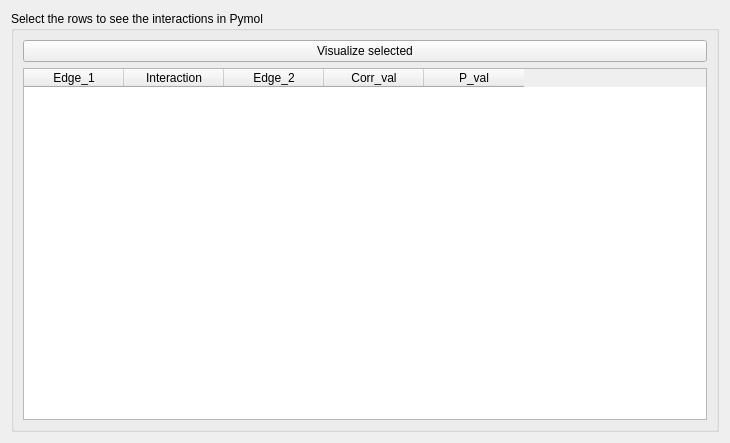
<?xml version="1.0" encoding="UTF-8"?>
<ui version="4.0">
 <class>Form</class>
 <widget class="QWidget" name="Form">
  <property name="geometry">
   <rect>
    <x>0</x>
    <y>0</y>
    <width>730</width>
    <height>443</height>
   </rect>
  </property>
  <property name="sizePolicy">
   <sizepolicy hsizetype="Minimum" vsizetype="Minimum">
    <horstretch>0</horstretch>
    <verstretch>0</verstretch>
   </sizepolicy>
  </property>
  <property name="minimumSize">
   <size>
    <width>730</width>
    <height>400</height>
   </size>
  </property>
  <property name="windowTitle">
   <string>Interaction based analysis</string>
  </property>
  <layout class="QVBoxLayout" name="verticalLayout">
   <property name="sizeConstraint">
    <enum>QLayout::SetDefaultConstraint</enum>
   </property>
   <item>
    <widget class="QGroupBox" name="groupBox">
     <property name="title">
      <string>Select the rows to see the interactions in Pymol</string>
     </property>
     <layout class="QVBoxLayout" name="verticalLayout_2">
      <item>
       <widget class="QPushButton" name="show_corr">
        <property name="sizePolicy">
         <sizepolicy hsizetype="Preferred" vsizetype="Fixed">
          <horstretch>0</horstretch>
          <verstretch>0</verstretch>
         </sizepolicy>
        </property>
        <property name="text">
         <string>Visualize selected</string>
        </property>
        <property name="autoDefault">
         <bool>false</bool>
        </property>
       </widget>
      </item>
      <item>
       <widget class="QTableWidget" name="corrTable">
        <property name="sizePolicy">
         <sizepolicy hsizetype="Minimum" vsizetype="Minimum">
          <horstretch>0</horstretch>
          <verstretch>0</verstretch>
         </sizepolicy>
        </property>
        <property name="styleSheet">
         <string notr="true">QTableWidget::item:selected{ background-color: rgb(137, 137, 235);
                                     color: white; }
                                 </string>
        </property>
        <property name="editTriggers">
         <set>QAbstractItemView::NoEditTriggers</set>
        </property>
        <property name="selectionBehavior">
         <enum>QAbstractItemView::SelectRows</enum>
        </property>
        <property name="showGrid">
         <bool>false</bool>
        </property>
        <property name="sortingEnabled">
         <bool>true</bool>
        </property>
        <property name="cornerButtonEnabled">
         <bool>false</bool>
        </property>
        <column>
         <property name="text">
          <string>Edge_1</string>
         </property>
        </column>
        <column>
         <property name="text">
          <string>Interaction</string>
         </property>
        </column>
        <column>
         <property name="text">
          <string>Edge_2</string>
         </property>
        </column>
        <column>
         <property name="text">
          <string>Corr_val</string>
         </property>
        </column>
        <column>
         <property name="text">
          <string>P_val</string>
         </property>
        </column>
       </widget>
      </item>
     </layout>
    </widget>
   </item>
  </layout>
 </widget>
 <resources/>
 <connections/>
</ui>
